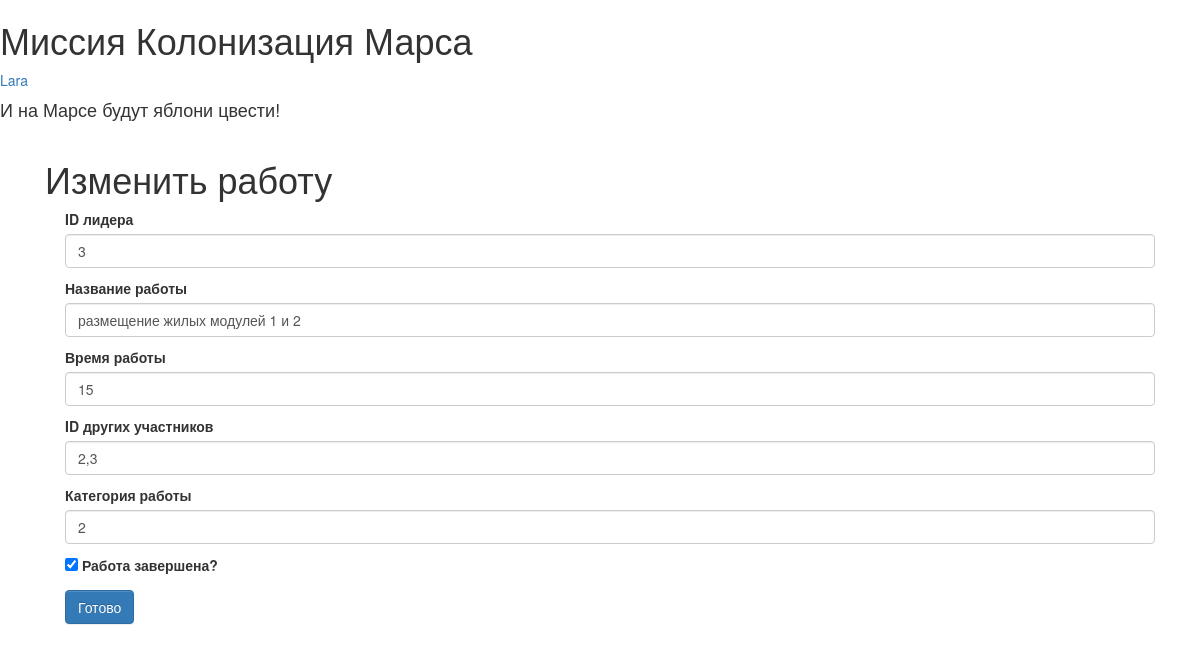
Screenshot of /job/1 (signed in) with the database file from the repository.
### data/users.py (models this page shows, shortened)
class User(SqlAlchemyBase, UserMixin, SerializerMixin):
    __tablename__ = 'users'
    id = sqlalchemy.Column(sqlalchemy.Integer,
                           primary_key=True, autoincrement=True)
    surname = sqlalchemy.Column(sqlalchemy.String, nullable=True)
    name = sqlalchemy.Column(sqlalchemy.String, nullable=True)
    age = sqlalchemy.Column(sqlalchemy.Integer, nullable=True)
    position = sqlalchemy.Column(sqlalchemy.String, nullable=True)
    speciality = sqlalchemy.Column(sqlalchemy.String, nullable=True)
    address = sqlalchemy.Column(sqlalchemy.String, nullable=True)
    email = sqlalchemy.Column(sqlalchemy.String,
                              index=True, unique=True, nullable=True)
    hashed_password = sqlalchemy.Column(sqlalchemy.String, nullable=True)
    modified_date = sqlalchemy.Column(sqlalchemy.DateTime,
                                      default=datetime.datetime.now)
    city = sqlalchemy.Column(sqlalchemy.String, nullable=True)

### data/jobs.py (models this page shows)
class Job(SqlAlchemyBase, SerializerMixin):
    __tablename__ = 'jobs'
    id = sqlalchemy.Column(sqlalchemy.Integer,
                           primary_key=True, autoincrement=True)
    team_leader_id = sqlalchemy.Column(sqlalchemy.Integer,
                                       sqlalchemy.ForeignKey("users.id"))
    team_leader = orm.relationship('User')
    job = sqlalchemy.Column(sqlalchemy.String, nullable=True)
    work_size = sqlalchemy.Column(sqlalchemy.Integer, nullable=True)
    collaborators = sqlalchemy.Column(sqlalchemy.String, nullable=True)
    start_date = sqlalchemy.Column(sqlalchemy.DateTime, default=datetime.datetime.now())
    end_date = sqlalchemy.Column(sqlalchemy.DateTime)
    category = sqlalchemy.Column(sqlalchemy.Integer, nullable=True)
    is_finished = sqlalchemy.Column(sqlalchemy.Boolean, default=False)

### main.py (the view, shortened to what this page needs)
@app.route('/job/<int:id>', methods=['GET', 'POST'])
@login_required
def edit_job(id: int):
    form = JobForm()
    category = Category()
    if request.method == 'GET':
        db_sess = db_session.create_session()
        if current_user.id == 1:
            job = db_sess.query(Job).filter(Job.id == id).first()
        else:
            job = db_sess.query(Job).filter(Job.id == id,
                                                 Job.team_leader == current_user).first()
        if job:
            form.team_leader_id.data = job.team_leader_id
            form.job.data = job.job
            form.work_size.data = job.work_size
            form.collaborators.data = job.collaborators
            form.category.data = job.category
            form.is_finished.data = job.is_finished
        else:
            abort(404)
    return render_template('add_job.html', title='Изменить работу', form=form, category=category)

### main.py
class JobForm(FlaskForm):
    team_leader_id = IntegerField('ID лидера', validators=[DataRequired()])
    job = StringField('Название работы', validators=[DataRequired()])
    work_size = IntegerField('Время работы', validators=[DataRequired()])
    collaborators = StringField('ID других участников', validators=[DataRequired()])
    category = IntegerField('Категория работы', validators=[DataRequired(), NumberRange(1, 1500)])
    is_finished = BooleanField('Работа завершена?', default=False)
    submit = SubmitField("Готово")

### data/db_session.py (called while the page is built)
def create_session() -> Session:
    global __factory
    return __factory()

### main.py (called while the page is built)
@login_manager.user_loader
def load_user(user_id: int):
    db_sess = db_session.create_session()
    return db_sess.query(User).get(user_id)

### templates/add_job.html (shortened to what this page needs)
{% extends "base.html" %}
{% block content %}
    <h1>Изменить работу</h1>
    <form action="" method="post">
        {% for elem in [form.team_leader_id, form.job, form.work_size, form.collaborators, form.category] %}
            <p>
                {{ elem.label }}
                {{ elem(class="form-control") }}
            </p>
        {% endfor %}
        <p>{{ form.is_finished() }} {{ form.is_finished.label }}</p>
        <p>{{ form.submit(type="submit", class="btn btn-primary") }}</p>
    </form>
{% endblock %}

### templates/base.html (shortened to what this page needs)
<!doctype html>
<html lang="en">
<head>
    <link rel="stylesheet"
          href="https://stackpath.bootstrapcdn.com/bootstrap/4.4.1/css/bootstrap.min.css"
>
    <link rel="stylesheet" type="text/css" href="/static/css/styles.css">
    <link rel="stylesheet"
        type="text/css"
        href="https://maxcdn.bootstrapcdn.com/bootstrap/3.3.5/css/bootstrap-theme.min.css">
    <link rel="stylesheet"
        type="text/css"
        href="https://maxcdn.bootstrapcdn.com/bootstrap/3.3.5/css/bootstrap.min.css">
</head>
<body>
<div class="first_line">
    <h1 class="first_line_content">Миссия Колонизация Марса</h1>
    {% if current_user.is_authenticated %}
        <a href="http://localhost:5000/logout">{{ current_user.name }}</a>
    {% else %}
        <a href="http://localhost:5000/register">Зарегестрироваться</a>
        <a href="http://localhost:5000/login">Войти</a>
    {% endif %}
</div>
<h4>И на Марсе будут яблони цвести!</h4>
<main role="main" class="container">
    {% block content %}{% endblock %}
</main>
</body>
</html>

### static/css/styles.css (style rules this page uses)
h4 { color: #008000; }
p { padding-left: 20px; }
.container { margin: 20px; }

### rows the page displays
User: name "Lara"
Job: team_leader_id "3" "размещение жилых модулей 1 и 2" "15" "2,3" "2"

### other values shown
{{ elem.label }} "ID лидера" "Название работы" "Время работы" "ID других участников" "Категория работы"
